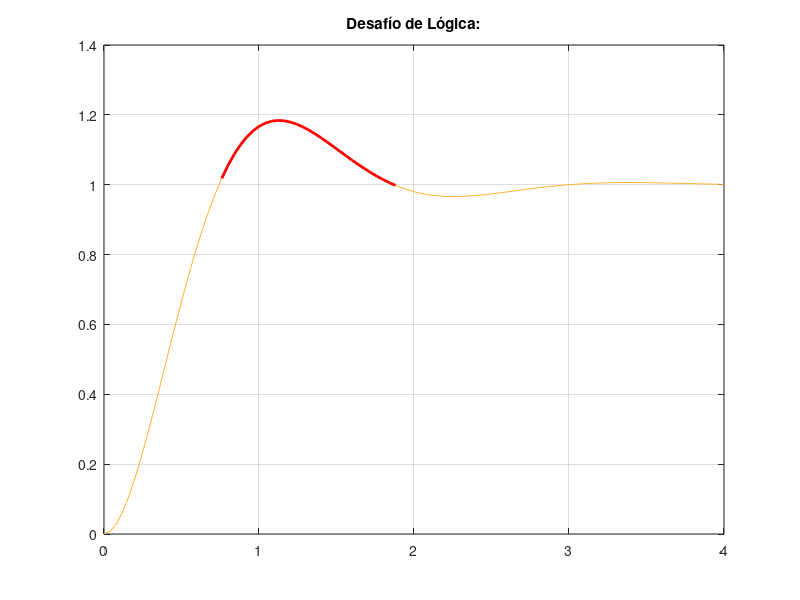

Write the MATLAB code that produced this figure.
% Definimos el sistema
num = [10];
den = [1 3 10];
H = tf(num, den);

% Obtenemos los datos numéricos de la respuesta al escalon 
[y, t] = step(H);

% graficamos la señal completa en color naranja
plot(t, y,'Color', [1 0.7 0.2]); 
hold on; 

% Buscamos el primer tramo que supera el valor unitario 1
% Usamos un ciclo para recorrer el vector de amplitud
inicio = 0;
fin = 0;

for i = 1:length(y)
    if y(i) > 1 && inicio == 0
        inicio = i; % Guardamos donde empieza a subir de 1
    end
    if y(i) < 1 && inicio ~= 0
        fin = i;    % Guardamos donde vuelve a bajar de 1
        break;      % Salimos del ciclo al encontrar el primer tramo
    end
end

% Si encontramos un tramo, extraemos esos puntos y los graficamos encima
if inicio ~= 0 && fin ~= 0
    y_tramo = y(inicio:fin);
    t_tramo = t(inicio:fin);
    plot(t_tramo, y_tramo, 'r', 'LineWidth', 2); % Graficamos en rojo
end

grid on;
title('Desafío de Lógica:');
hold off;
